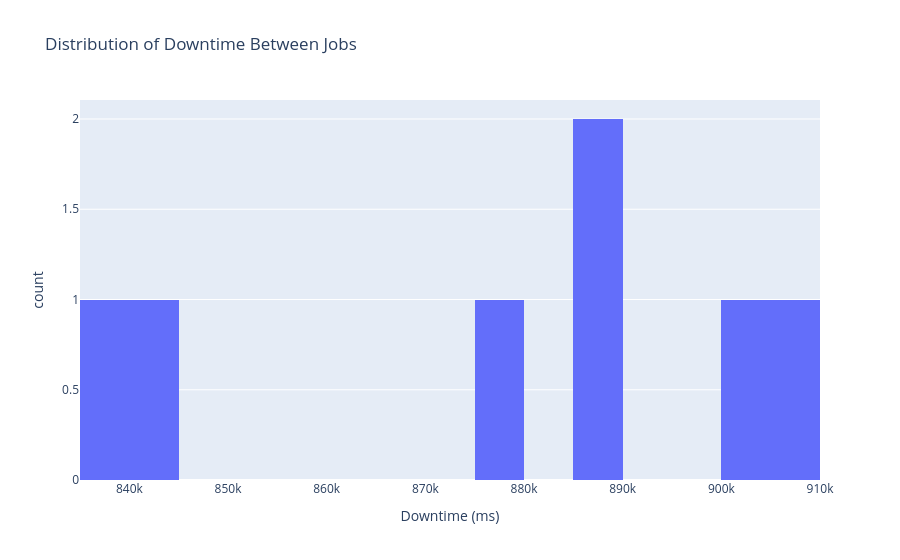

The cell this chart's notebook holds for it:
### Code cell
fig = px.histogram(df, x="time_between_jobs", nbins=20,
                   title="Distribution of Downtime Between Jobs",
                   labels={"time_between_jobs": "Downtime (ms)"})
fig.show()
df

### Figure 1 — Plotly figure (JSON) as saved in the notebook; plotly's stock layout.template omitted (floating-point values rounded to 4 significant figures)
{"data": [{"bingroup": "x", "hovertemplate": "Downtime (ms)=%{x}<br>count=%{y}<extra></extra>", "legendgroup": "", "marker": {"color": "#636efa", "pattern": {"shape": ""}}, "name": "", "nbinsx": 20, "orientation": "v", "showlegend": false, "type": "histogram", "x": [889800.0, 889600.0, 904100.0, 840800.0, 905200.0, 839300.0, 879600.0], "xaxis": "x", "yaxis": "y"}], "layout": {"barmode": "relative", "legend": {"tracegroupgap": 0}, "title": {"text": "Distribution of Downtime Between Jobs"}, "xaxis": {"anchor": "y", "domain": [0, 1], "title": {"text": "Downtime (ms)"}}, "yaxis": {"anchor": "x", "domain": [0, 1], "title": {"text": "count"}}}}
